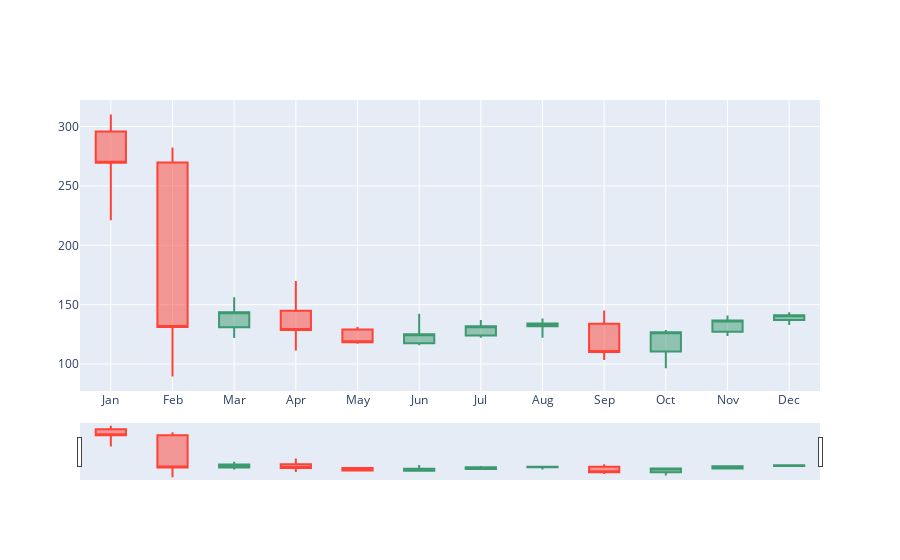

The cell this chart's notebook holds for it:
### Code cell
month=sbr.index.strftime('%b').unique()

trace2 = go.Candlestick(
                x=month, # Внимание на месяц
                open=sb_m['open'],
                high=sb_m['high'],
                low=sb_m['low'],
                close=sb_m['close'])

# layout = go.Layout(
#     xaxis = dict(
#         rangeslider = dict(
#             visible = False
#         )
#     )
# )

data2 = [trace2]
fig = go.Figure(data=data2)#,layout=layout)
iplot(fig)

### Figure 1 — Plotly figure (JSON) as saved in the notebook; plotly's stock layout.template omitted (floating-point values rounded to 4 significant figures)
{"data": [{"close": [269.4, 131.1, 143.7, 128.8, 118.3, 125.2, 131.9, 134.2, 110.2, 126.7, 136.8, 141.2], "high": [310.1, 282.3, 156.2, 169.9, 131.5, 142.3, 137.1, 138.3, 145.1, 128.6, 141.0, 143.6], "low": [221.0, 89.59, 122.0, 111.5, 117.1, 115.8, 122.2, 122.2, 103.4, 96.5, 123.8, 132.9], "open": [295.9, 269.7, 131.0, 145.0, 129.1, 117.5, 124.1, 131.8, 134.0, 110.6, 127.2, 137.1], "type": "candlestick", "x": ["Jan", "Feb", "Mar", "Apr", "May", "Jun", "Jul", "Aug", "Sep", "Oct", "Nov", "Dec"]}], "layout": {}}
